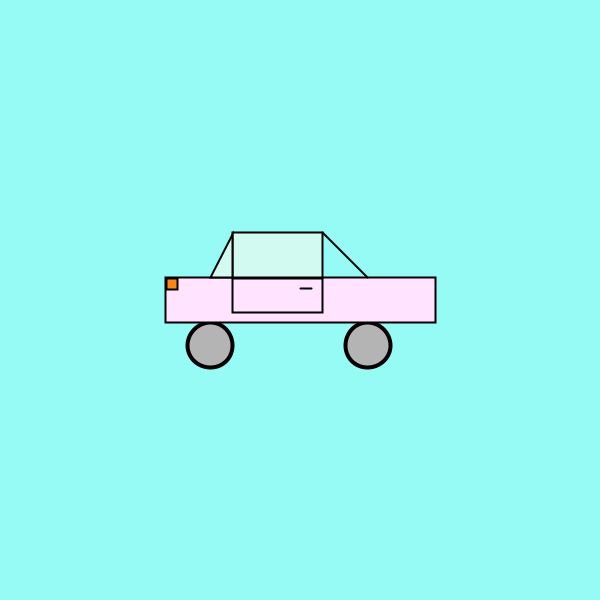
Frame 1 (no input)
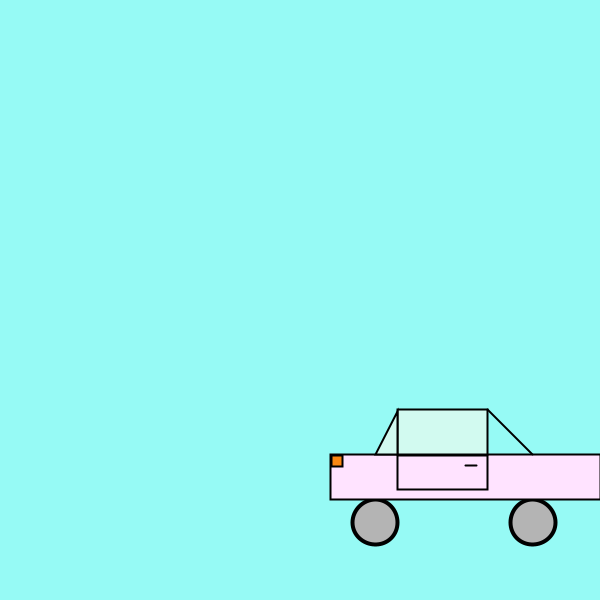
Frame 60 (the mouse pressed at the canvas centre just before this capture)
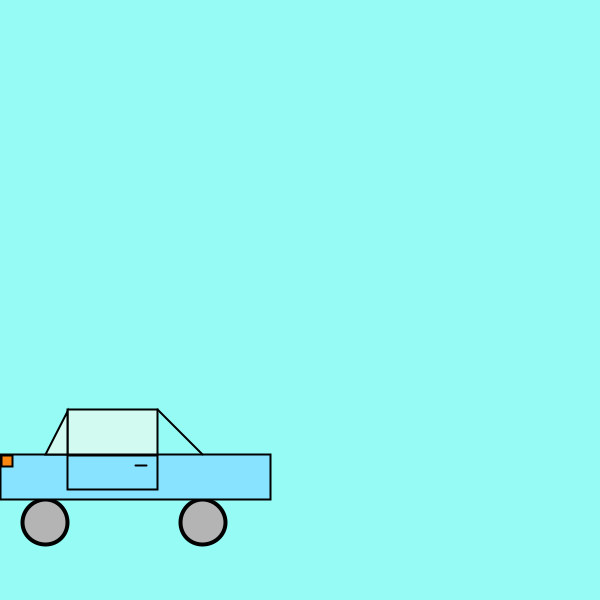
Frame 120 (the mouse held since frame 60 and released just before this capture)

The Processing sketch that drew these frames (run headless with seeded random() and noise(); from frame 60 on, the mouse is pressed at the canvas centre):

// Processing sketch: processing_145331
// ── processing_145331.pde

// Victor sarroca. P3a). Automòbil (Pick up) que rebota en els límits.

float posx, posy, velx, vely; //Definim paràmetres de posició i velictat

void setup(){
  size(600,600);

  //noCursor();
  posx=width/2; //Determinem l'inici del moviment en el centre
  posy=height/2;
  velx=3;
  vely=3;
}
void draw(){
  background(150,250,245);

// Rodes
strokeWeight(4);
fill(180,180,180);
ellipse(posx-2*45,posy+45,45,45);
ellipse(posx+1.5*45,posy+45,45,45);

//cos principal
strokeWeight(2); 
stroke(0);
fill(posx,227,posy);
rectMode(CENTER);
rect(posx,posy,6*45,1*45);

rect(posx-0.5*45,posy-0.1*45,2*45,0.75*45); //porta
line(posx,posy-0.25*45,posx+0.25*45,posy-0.25*45); //mànec porta

fill(210,250,240); //cabina
rectMode(CENTER);
rect(posx-0.5*45,posy-45,2*45,1*45);

triangle(posx-1.5*45,posy-0.5*45,posx-2*45,posy-0.5*45,posx-1.5*45,posy-1.46*45); //finestra

line(posx+1.5*45,posy-0.5*45,posx+0.5*45,posy-1.5*45); 

fill(250,135,18); //llums
rectMode(CENTER);
rect(posx-2.85*45,posy-0.35*45,0.25*45,0.25*45);
 
 posx=posx+velx; //posició respecte velocitat
 posy=posy+vely;

//condicions
  if(posx+130>width||posx-130<0){
    velx = -velx;
  }
   
if(posy+60 > height || posy-65<0){
    vely = -vely;
}
} 
void mousePressed(){ //Iniciar el moviment en posició central si es clica el ratolí
  posx=width/2;
  posy=height/2;

}
